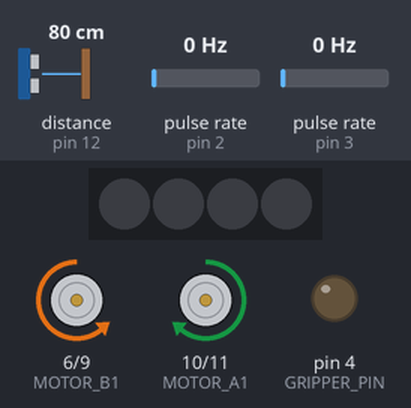
Simulated run of this sketch. Board: Arduino Nano, built with avr-gcc and run on an emulated ATmega328P. Shown: 4 RGB LEDs in strip order, left to right, motor-driver pin pairs drawn as motors (green arrow = first pin HIGH = forward, orange = second pin HIGH = backward, longer = more drive), output pins drawn as LEDs (lit = HIGH). Wiring (inferred from the names in the program): ultrasonic range finder: trigger pin 13; echo pin 12; 2 × pulse sensor: data pin 2 / data pin 3. Inputs (shaded band) come from the test bench; at power-on: pulse rate (sensors on pin 2, pin 3) 0 Hz, distance to the obstacle (sensor on pin 12) 80 cm. The echo pulse lasts 58.3 µs per cm; pins used as bus, display or sensor lines are not drawn.

Above: at 1.2 s.
1.3 s: pulse rate (sensor on pin 2) set to 50 Hz
At 2.33 s:
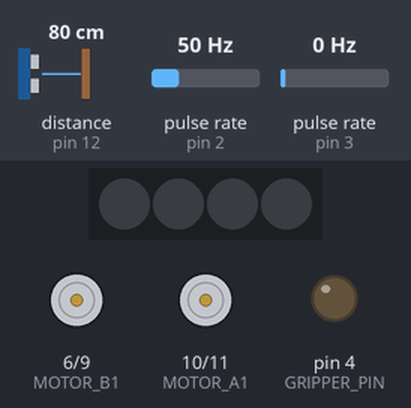
4.3 s: distance to the obstacle (sensor on pin 12) set to 24 cm
7.3 s: distance to the obstacle (sensor on pin 12) set to 19 cm
At 8.54 s:
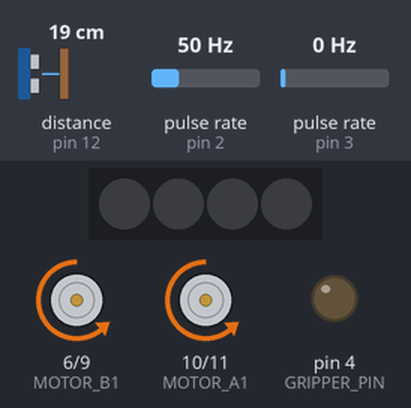
10.3 s: pulse rate (sensor on pin 2) set to 45 Hz
At 11.93 s:
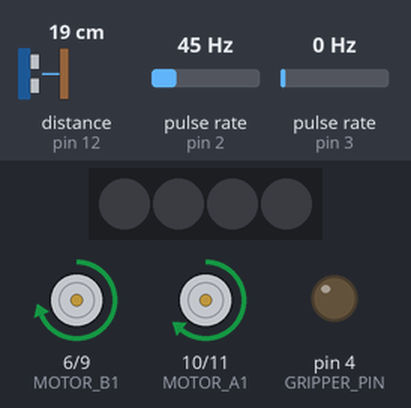
13.3 s: pulse rate (sensor on pin 2) set to 38 Hz
Timing chart, 0 to 16.4 s (numbered marks = the images above; inputs shaded):
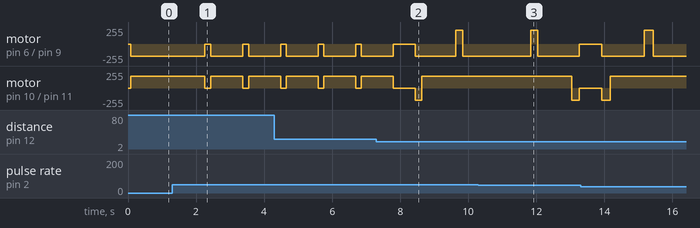

Measured:
- the behaviour switches between 22 and 21 cm on distance to the obstacle (sensor on pin 12) (found by bisection; images 1 and 2)
- after the input at 1.3 s, motor on pin 6 (MOTOR_B1) / pin 9 (MOTOR_B2): alternates backward 180/255 for 0.94 s and stopped for 0.18 s, starting after 0.95 s; motor on pin 10 (MOTOR_A1) / pin 11 (MOTOR_A2): alternates forward 180/255 for 0.94 s and stopped for 0.18 s, starting after 0.95 s

The sketch:

ObjectAvFixed.ino
```cpp
#include <Adafruit_NeoPixel.h>

// Pin and configuration constants
#define   GRIPPER_PIN           4         // Servo pin for the gripper
#define   GRIPPER_OPEN          1750      // Pulse width to open the gripper
#define   GRIPPER_CLOSED        1220      // Pulse width to close the gripper
#define   SERVO_INTERVAL        20        // Time between servo pulses (ms)
#define   GRIPPER_TOGGLE        1000      // Toggle gripper every second

#define   TRIG_PIN              13        // Ultrasonic sensor trigger pin
#define   ECHO_PIN              12        // Ultrasonic sensor echo pin

#define   MOTOR_A1              10        // Motor control pin (left backward)
#define   MOTOR_A2              11        // Motor control pin (left forward)
#define   MOTOR_B1              6         // Motor control pin (right backward)
#define   MOTOR_B2              9         // Motor control pin (right forward)

#define   MOTOR_DEVIATION       14        // Correction for motor speed imbalance
#define   MOTOR_SPEED           180       // Motor forward and backward speed

#define   NEOPIXEL_PIN          5         // NeoPixel LED control pin
#define   NUMPIXELS             4         // Number of NeoPixel LEDs

#define   ENCODER_R1            2         // Left Wheel Sensor
#define   ENCODER_R2            3         // Right Wheel Sensor

volatile int pulseCountR1 = 0;
volatile int pulseCountR2 = 0;

const int SAFE_DISTANCE = 20; // Detect obstacle at 20 cm

// Wheel & Encoder Properties
const float WHEEL_DIAMETER = 0.065; // 65mm = 0.065m
const int PPR = 20; // Pulses per revolution (example value)
const float WHEEL_CIRCUMFERENCE = WHEEL_DIAMETER * 3.14159;

// Movement Variables
const int P_MOVE = (0.50 / WHEEL_CIRCUMFERENCE) * PPR; // Pulses for 0.5m
const int P_TURN_90 = PPR / 2;  // Pulses for a 90-degree turn

// 180° turn requires two full wheel rotations
const int P_TURN_180 = PPR;

void countPulseR1() { pulseCountR1++; }
void countPulseR2() { pulseCountR2++; }

// Light sensor pins and initial threshold
const int LIGHT_SENSOR[8] = {A0, A1, A2, A3, A4, A5, A6, A7};
int LIGHT_VALUE  =   850;  // Initial light threshold value

Adafruit_NeoPixel pixels(NUMPIXELS, NEOPIXEL_PIN, NEO_GRB + NEO_KHZ800);

// Timing variables for various intervals
long currentMillis;
bool currentLightState = false;
unsigned long previousMillis = 0;
const long interval = 100; // Interval for periodic tasks (ms)
bool end = false;

// Ultrasonic sensor timing variables
unsigned long distanceMillis = 0;
float duration = 0;

// Function to take multiple distance readings and calculate an average
int getAverageDistance(int samples = 5) {
  int sum = 0;
  int validSamples = 0;

  for (int i = 0; i < samples; i++) {
    digitalWrite(TRIG_PIN, LOW);
    delayMicroseconds(2);
    digitalWrite(TRIG_PIN, HIGH);
    delayMicroseconds(10);
    digitalWrite(TRIG_PIN, LOW);

    long duration = pulseIn(ECHO_PIN, HIGH);
    int distance = duration / 58;  // Convert to cm

    // Filter out extreme outliers (e.g., 0 cm or >200 cm)
    if (distance > 0 && distance < 200) {
      sum += distance;
      validSamples++;
    }

    delay(10);  // Small delay between readings
  }

  if (validSamples == 0) return 0;  // Avoid division by zero
  return sum / validSamples;        // Return average distance
}

void setup() {
  // Configure pins
  pinMode(MOTOR_A1, OUTPUT);
  pinMode(MOTOR_A2, OUTPUT);
  pinMode(MOTOR_B1, OUTPUT);
  pinMode(MOTOR_B2, OUTPUT);

  pinMode(ENCODER_R1, INPUT);
  pinMode(ENCODER_R2, INPUT);

  attachInterrupt(digitalPinToInterrupt(ENCODER_R1), countPulseR1, RISING);
  attachInterrupt(digitalPinToInterrupt(ENCODER_R2), countPulseR2, RISING);

  pinMode(GRIPPER_PIN, OUTPUT);
  digitalWrite(GRIPPER_PIN, LOW);

  pinMode(TRIG_PIN, OUTPUT);
  pinMode(ECHO_PIN, INPUT);

  pixels.begin();
}

void loop() {
  int distance = getAverageDistance();  // Get smoothed distance

  if (distance > 0 && distance <= 20) {  // If object is 5 cm or closer
    avoidObstacle();
  } else {
    moveForward();
  }

delay(100);  // Take a new reading every 500ms
}

void avoidObstacle() {
  stopMotors();
  delay(500);

  turnLeft90();
  moveForwardTimed(1000); // Move forward for 0.5 sec

  turnRight90();
  moveForwardTimed(2000); // Move forward for 1 sec

  turnRight90();
  moveForwardTimed(1000); // Move forward for 0.5 sec

  turnLeft90();
}

void moveForwardTimed(int duration) {
  Serial.print("Moving forward for ");
  Serial.print(duration);
  Serial.println(" ms");

  analogWrite(MOTOR_A1, MOTOR_SPEED);
  analogWrite(MOTOR_A2, 0);
  analogWrite(MOTOR_B1, 0);
  analogWrite(MOTOR_B2, MOTOR_SPEED);
  delay(duration);
  stopMotors();
}

void moveForward() {
  pulseCountR1 = 0;
  pulseCountR2 = 0;

  while (pulseCountR1 < P_MOVE && pulseCountR2 < P_MOVE) {
      analogWrite(MOTOR_A1, MOTOR_SPEED); // Left Forward
      analogWrite(MOTOR_A2, 0);
      analogWrite(MOTOR_B1, 0);
      analogWrite(MOTOR_B2, MOTOR_SPEED); // Right Forward
  }
    stopMotors();
}

void moveBackward() {
  pulseCountR1 = 0;
  pulseCountR2 = 0;

  while (pulseCountR1 < P_MOVE && pulseCountR2 < P_MOVE) {
      analogWrite(MOTOR_A1, 0);
      analogWrite(MOTOR_A2, MOTOR_SPEED); // Left Backward
      analogWrite(MOTOR_B1, MOTOR_SPEED); // Right Backward
      analogWrite(MOTOR_B2, 0);
  }
    stopMotors();
}

void turnLeft90() {
  pulseCountR1 = 0;
  pulseCountR2 = 0;

  while (pulseCountR1 < P_TURN_90 && pulseCountR2 < P_TURN_90) {
    analogWrite(MOTOR_A1, 0);
    analogWrite(MOTOR_A2, MOTOR_SPEED); // Left wheel backward
    analogWrite(MOTOR_B1, 0);
    analogWrite(MOTOR_B2, MOTOR_SPEED); // Right wheel forward
  }
  stopMotors();
}

void turnRight90() {
  pulseCountR1 = 0;
  pulseCountR2 = 0;

  while (pulseCountR1 < P_TURN_90 && pulseCountR2 < P_TURN_90) {
    analogWrite(MOTOR_A1, MOTOR_SPEED); // Left wheel forward
    analogWrite(MOTOR_A2, 0);
    analogWrite(MOTOR_B1, MOTOR_SPEED + 30); // Right wheel backward
    analogWrite(MOTOR_B2, 0);
  }
  stopMotors();
}

void turnAround() {
  // Reset encoder counts
  pulseCountR1 = 0;
  pulseCountR2 = 0;

  int speed = 180;

  while (pulseCountR1 < P_TURN_180 && pulseCountR2 < P_TURN_180) {
    analogWrite(MOTOR_A1, speed);
    analogWrite(MOTOR_A2, 0);
    analogWrite(MOTOR_B1, speed);
    analogWrite(MOTOR_B2, 0);
  }

  stopMotors();
}

void followLine() {
  //
}

void stopMotors() {
  analogWrite(MOTOR_A1, 0);
  analogWrite(MOTOR_A2, 0);
  analogWrite(MOTOR_B1, 0);
  analogWrite(MOTOR_B2, 0);
}
```
